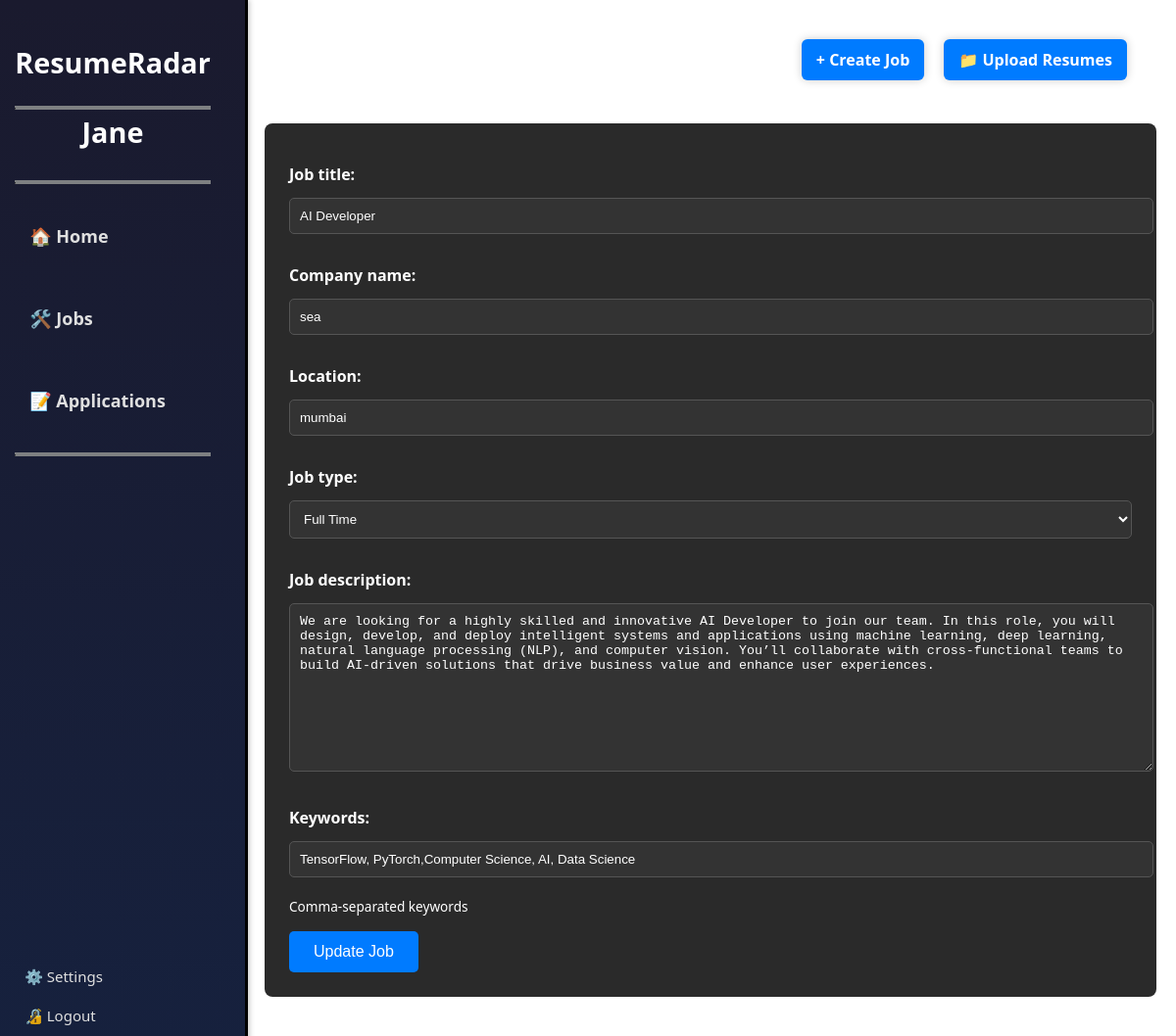
Page /hr/edit-job/8/ (signed in) on the committed database.
### accounts/models.py (models this page shows, shortened)
class User(AbstractUser):
    USER_TYPE_CHOICES = (
        ('HR', 'HR'),
        ('Candidate', 'Candidate'),
    )
    full_name = models.CharField(max_length=255)
    email = models.EmailField(unique=True)
    phone_number = models.CharField(max_length=15, blank=True, null=True)
    user_type = models.CharField(max_length=10, choices=USER_TYPE_CHOICES)

### HR/models.py (models this page shows, shortened)
class Job(models.Model):
    JOB_TYPE_CHOICES = [
        ('full_time', 'Full Time'),
        ('part_time', 'Part Time'),
        ('contract', 'Contract'),
        ('internship', 'Internship'),
    ]
    user = models.ForeignKey(User, on_delete=models.CASCADE)  # This associates each job with a user
    job_title = models.CharField(max_length=255)
    company_name = models.CharField(max_length=255)
    location = models.CharField(max_length=255)
    job_type = models.CharField(max_length=100, choices=JOB_TYPE_CHOICES)
    job_description = models.TextField()
    keywords = models.CharField(max_length=255, help_text="Comma-separated keywords")
    created_at = models.DateTimeField(auto_now_add=True)
    updated_at = models.DateTimeField(auto_now=True)

### HR/views.py (the view)
# urls.py: path('edit-job/<int:job_id>/', views.edit_job, name='edit_job'),
@login_required
def edit_job(request, job_id):
    job = get_object_or_404(Job, id=job_id)
    if request.method == 'POST':
        form = JobForm(request.POST, instance=job)
        if form.is_valid():
            form.save()
            return redirect('HR:job_list')
    else:
        form = JobForm(instance=job)
    return render(request, 'HR/edit_job.html', {'form': form, 'job': job})

### HR/forms.py
class JobForm(forms.ModelForm):
    class Meta:
        model = Job
        fields = ['job_title', 'company_name', 'location', 'job_type', 'job_description', 'keywords']
        widgets = {
            'job_description': forms.Textarea(attrs={'rows': 5}),
            'keywords': forms.TextInput(attrs={'placeholder': 'e.g., Python, Django, Software Engineer'}),
        }

### HR/templates/HR/edit_job.html (shortened to what this page needs)
{% extends 'HR/base.html' %}
{% block content %}
<h1 style="color:white;">Edit Job Posting: {{ job.job_title }}</h1>
<div class="form-container">
    <form method="POST">
        <div class="form-group">
            {{ form.as_p }}
        </div>
        <button type="submit" class="submit-btn">Update Job</button>
    </form>
</div>
{% endblock %}

### HR/templates/HR/base.html (shortened to what this page needs)
<!DOCTYPE html>
<html lang="en">
  <head>
    {% load static %}
    <link rel="stylesheet" href="{% static 'css/styles.css' %}" />
  </head>
  <body>
    <div class="sidebar">
      <div class="sidebar-top">
        <h2>ResumeRadar</h2>
        <hr
          style="
            margin-top: -5px;
            border-color: #7e8082;
            border-top: 3px solid #7e8082;
          "
        />
        <div style="text-align: center">
          <h2 style="font-weight: 700; margin-top: -5px">{{ user.username }}</h2>
        </div>
        <hr
          style="
            margin-top: 30px;
            border-color: #7e8082;
            border-top: 3px solid #7e8082;
          "
        />
        <ul class="nav-links">
          <li><a href="{% url 'HR:hr_dashboard' %}">🏠 Home</a></li>
          <li><a href="{% url 'HR:job_list' %}">🛠️ Jobs</a></li>
          <li>
            <a href="{% url 'HR:received_applications' %}">📝 Applications</a>
          </li>
        </ul>
        <hr style="border-color: #7e8082; border-top: 3px solid #7e8082" />
      </div>
      <div class="sidebar-bottom">
        <ul class="">
          <li class="testli">
            <a class="testNav" href="{% url 'HR:settings' %}">⚙️ Settings</a>
          </li>
          <li class="testli">
            <a class="testNav" href="{% url 'HR:logout' %}">🔏 Logout</a>
          </li>
        </ul>
      </div>
    </div>
    <div class="buttons-container">
      <a href="{% url 'HR:create_job' %}" class="create-job-btn"
        >+ Create Job</a
      >
      <a href="{% url 'home' %}" class="upload-resume-btn">📁 Upload Resumes</a>
    </div>
    <div class="content">{% block content %} {% endblock %}</div>
  </body>
</html>

### HR/static/HR/css/styles.css (style rules this page uses)
body { font-family: Arial, sans-serif; margin: 0; background-color: #7a7171; display: flex; height: 100vh; }
.sidebar { width: 250px; background: #fff; border-right: 3px solid #000; height: 100vh; position: fixed; top: -10; left: 0; display: flex; flex-direction: column; margin: 0; padding: 20px; box-shadow: 2px 0 5px rgba(0, 0, 0, 0.1); }
.sidebar h2 { text-align: center; margin-bottom: 30px; color: black; font-size: 1.8rem; font-weight: bold; }
.sidebar ul { list-style: none; padding: 0; }
.content { flex: 1; padding: 40px; background: #5f5c5c; overflow-y: auto; margin-left: 250px; width: calc(100% - 250px); }
.buttons-container { position: fixed; top: 20px; right: 20px; display: flex; gap: 10px; z-index: 1000; }
.btn, .create-job-btn, .upload-resume-btn { padding: 18px 50px; background-color: #007bff; color: white; border-radius: 5px; font-size: 1rem; font-weight: bold; text-decoration: none; box-shadow: 0 0 10px rgba(0, 0, 0, 0.2); transition: background-color 0.3s ease, transform 0.2s ease; }
body { font-family: Arial, sans-serif; margin: 0; padding: 0; background-color: #fff; display: flex; height: 100vh; }
.sidebar { width: 250px; background: #fff; border-right: 3px solid #000; height: 100vh; position: fixed; top: 0; left: 0; display: flex; flex-direction: column; align-items: center; padding-top: 20px; margin-left: -20px; }
.sidebar h2 { text-align: center; color: black; font-size: 1.8rem; font-weight: bold; margin-bottom: 30px; }
.sidebar ul { list-style: none; padding: 0; width: 100%; }
.content { margin-left: 250px; flex: 1; padding: 40px; background: #5e5c5c; overflow-y: auto; width: calc(100% - 250px); display: flex; flex-direction: column; }
body { font-family: Arial, sans-serif; margin: 0; background-color: #fff; display: flex; height: 100vh; }
.content { flex: 1; padding: 40px; background: #fff; overflow-y: auto; margin-left: 250px; width: calc(100% - 250px); }
.content { margin-left: 250px; flex: 1; padding: 40px; background: #fff; overflow-y: auto; width: calc(100% - 250px); display: flex; flex-direction: column; }

### HR/templates/HR/edit_job.html (style rules this page uses)
body { background-color: #121212; color: white; }
.form-container { background-color: #2a2a2a; padding: 25px; border-radius: 8px; margin: 20px 0; }
.form-container, .form-container label, .form-container input, .form-container textarea, .form-container select, .form-container p, .form-container .helptext, .form-container span.helptext { color: white !important; }
label { color: white !important; font-weight: bold; margin-bottom: 5px; display: block; font-size: 16px; }
.form-container input, .form-container textarea, .form-container select { background-color: #333; border: 1px solid #555; padding: 10px; border-radius: 5px; width: 100%; margin: 8px 0 15px 0; }
.form-container textarea { min-height: 150px; }
.submit-btn { background-color: #007bff; color: white; border: none; padding: 12px 25px; border-radius: 5px; cursor: pointer; font-size: 16px; transition: background-color 0.3s; }
.helptext, span.helptext { color: white !important; font-size: 0.85em; display: block; margin-top: 5px; }

### HR/templates/HR/base.html (style rules this page uses)
.testNav { display: flex; align-items: start; color: #e0e0e0; text-decoration: none; padding: 10px 15px; border-radius: 10px; transition: all 0.3s ease; font-size: 15px; }
body { margin: 0; font-family: "Segoe UI", Tahoma, Geneva, Verdana, sans-serif; background-color: #121212; }
.sidebar { position: fixed; left: 0; top: 0; height: 100vh; width: 230px; background: linear-gradient(180deg, #1a1a2e, #16213e); display: flex; flex-direction: column; justify-content: space-between; padding: 20px; box-shadow: 2px 0 5px rgba(0, 0, 0, 0.2); }
.sidebar h2 { color: white; text-align: center; margin-bottom: 30px; }
.nav-links { list-style: none; }
.nav-links li { margin-bottom: 10px; }
.nav-links li a { display: flex; align-items: center; gap: 10px; color: #e0e0e0; text-decoration: none; padding: 25px 15px; border-radius: 10px; transition: all 0.3s ease; font-size: 18px; font-weight: 600; }
.sidebar-bottom { margin-bottom: 5px; padding-top: 20px; margin-left: -100px; }
.buttons-container { margin-left: 250px; padding: 20px; }
.create-job-btn, .upload-resume-btn { background-color: #007bff; color: white; padding: 10px 15px; margin-right: 10px; text-decoration: none; border-radius: 6px; font-weight: bold; transition: background-color 0.3s ease; }
.content { margin-left: 250px; padding: 20px; color: #333; }

### rows in the picture
User: username "Jane"
Job: job_title "AI Developer", company_name "sea", location "mumbai", job_type "Full Time", job_description "We are looking for a highly skilled and innovative AI Developer to join our team. In this role, you will design, develop, and deploy intelligent systems and applications using machine learning, deep learning, natural language processing (NLP), and computer vision. You’ll collaborate with cross-functional teams to build AI-driven solutions that drive business value and enhance user experiences.", keywords "TensorFlow, PyTorch,Computer Science, AI, Data Science"
